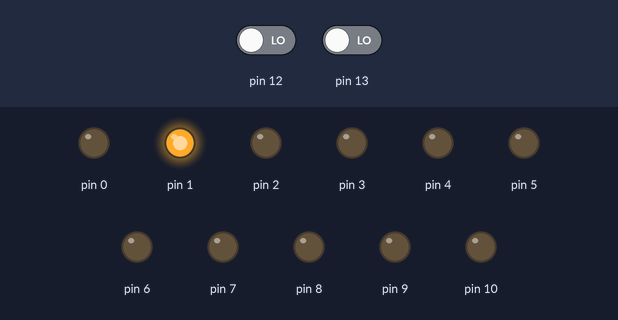
Recording of a sketch running on a simulated Arduino Uno, built with avr-gcc and run on an emulated ATmega328P. Parts: output pins drawn as LEDs (lit = HIGH). Dashed ring = blinking. The test bench sets the inputs (shaded band); at power-on: pin 12 LOW, pin 13 LOW.

Above: at 1.3 s.
1.4 s: pin 12 driven HIGH
At 2.1 s:
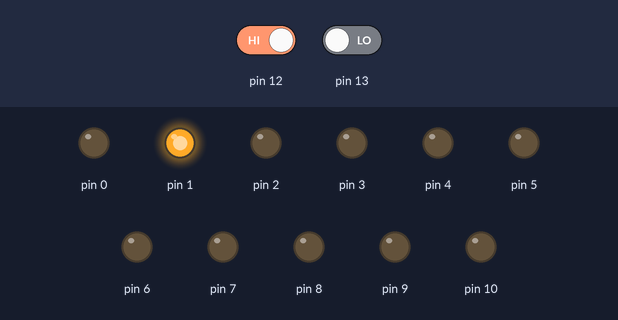
2.9 s: pin 12 driven LOW and pin 13 driven HIGH
At 6.25 s:
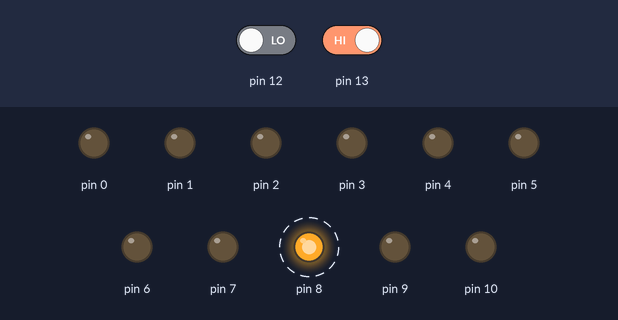
At 6.75 s:
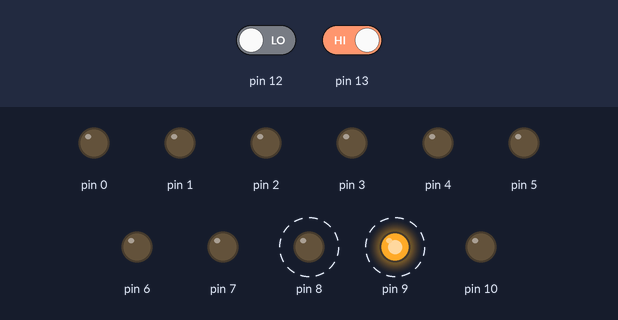
Timing chart, 0 to 14.9 s (numbered marks = the images above; inputs shaded):
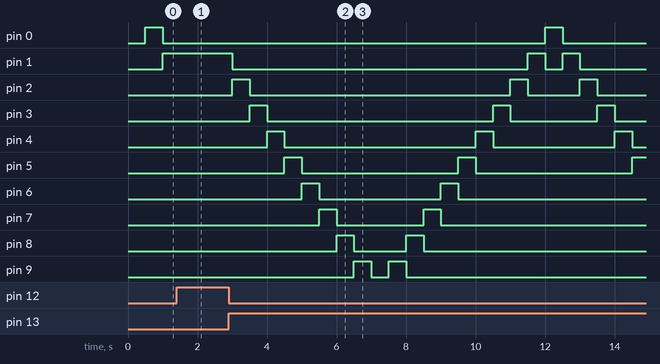

Measured:
- after the input at 1.4 s, pin 1: stays HIGH (without the input it goes to LOW after 0.10 s); pin 2: stays LOW (without the input it goes to HIGH after 0.10 s); pin 3: stays LOW (without the input it goes to HIGH after 0.60 s); pin 4: stays LOW (without the input it goes to HIGH after 1.1 s)
- after the input at 2.9 s, pin 0: LOW → HIGH after 9.1 s, → LOW 0.50 s later; pin 1: goes LOW 8.5 s, HIGH 0.50 s, LOW 0.50 s, HIGH 0.50 s, then LOW, starting after 0.10 s

The sketch:

lib_test_async_light_row.ino
```cpp
#include <AsyncButtonRow.h>
#include <AsyncLightRow.h>

AsyncLightRow asyncLightRow(0, 10, 500);
AsyncButtonRow asyncButtonRow(12, 13, 500);

boolean buttonPressed = false;
int lightSpeed = 500;

void setup() {}

void loop() {
  bool* asyncButtonResult = asyncButtonRow.loop();
  if (asyncButtonResult[0] && asyncButtonResult[1]) {
    lightSpeed -= 50;
    if (lightSpeed <= 0) {
      lightSpeed = 500;
    }
    asyncLightRow.updateSpeed(lightSpeed);
  } else if (asyncButtonResult[0]) {
    asyncLightRow.stop();
  } else if (asyncButtonResult[1]) {
    asyncLightRow.start();
  }
  asyncLightRow.loop();
}
```
